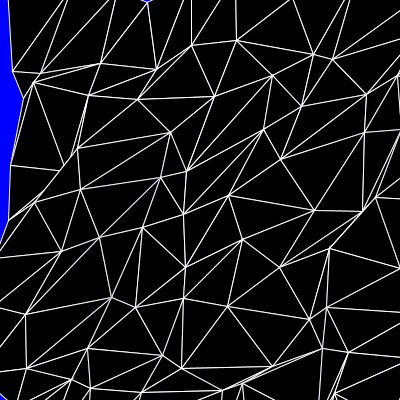
Frame 1 (no input)
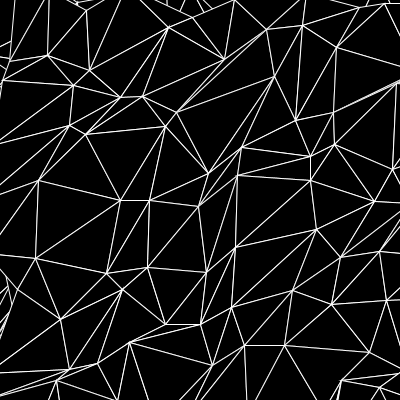
Frame 60 (the mouse pressed at the canvas centre just before this capture)
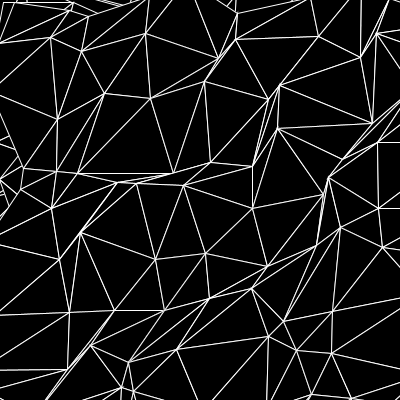
Frame 120 (the mouse held since frame 60 and released just before this capture)

The Processing sketch that drew these frames (run headless with seeded random() and noise(); from frame 60 on, the mouse is pressed at the canvas centre):

// Processing sketch: delaunay_triangulation
// ── delaunay_triangulation.pde
int cols, rows;
int scl = 50;
int w = 5000;
int h = 5000;
float[][][] terrain;
final float weee = 0.5;
void setup(){
size(400,400);
fill(0);
background(0,0,255);
stroke(255);
cols = w / scl;
rows = h/ scl;
terrain = new float[cols][rows][2];
}


void draw(){
for(int y = 0; y < rows; y++){
  for(int x = 0; x < cols; x++){
     terrain[x][y][0] = random(-weee,weee);
     terrain[x][y][1] = random(-weee,weee);
  }
}


//translate(-w/2,-h/2);
for(int y = 0; y < rows-1; y++){
  beginShape(TRIANGLE_STRIP);
for(int x = 0; x < cols; x++){
vertex((x+terrain[x][y][0])*scl, (y+terrain[x][y][1])*scl);
vertex((x+terrain[x][y+1][0])*scl, (y+1+terrain[x][y+1][1])*scl);
}
endShape();
}

}
